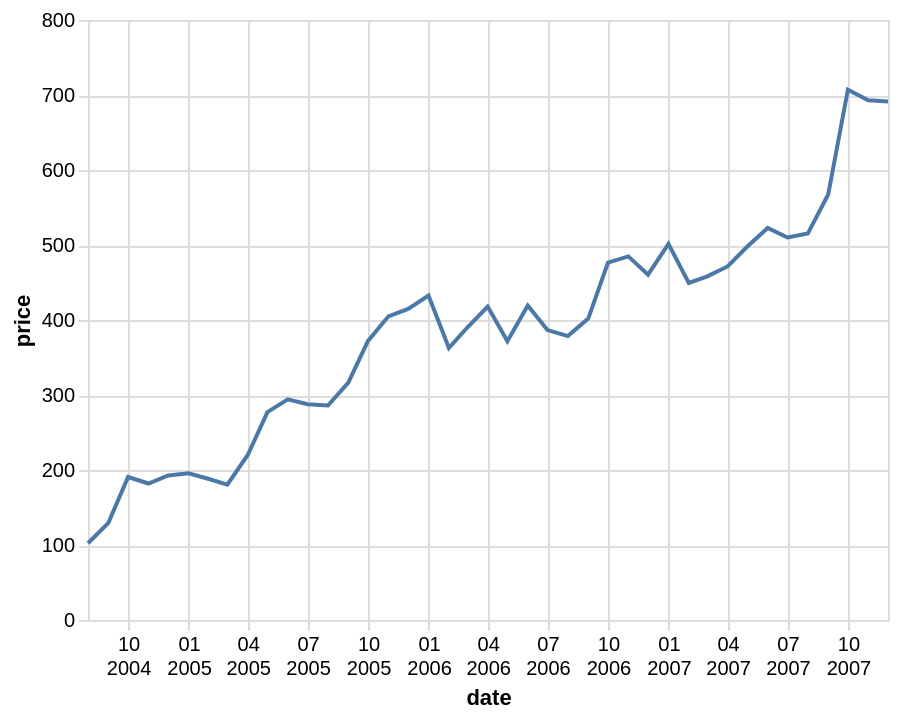

The Vega-Lite source for this figure:
### Vega-Lite specification from a JSON file in a GitHub repository (floating-point values rounded to 4 significant figures; data arrays with more than 128 entries replaced by an {"elided": "..."} marker saying what was removed)
{"$schema": "https://vega.github.io/schema/vega-lite/v5.json", "config": {"axis": {"domainColor": "#ddd", "tickColor": "#ddd"}, "lineBreak": " "}, "data": {"values": {"elided": "560 records"}, "format": {"parse": {"date": "date"}}}, "encoding": {"x": {"axis": {"format": "%m %Y"}, "field": "date", "type": "temporal"}, "y": {"field": "price", "type": "quantitative"}}, "mark": "line", "transform": [{"filter": "datum.symbol === 'GOOG'"}, {"filter": {"field": "date", "range": [null, 2007], "timeUnit": "year"}}], "width": 400}
